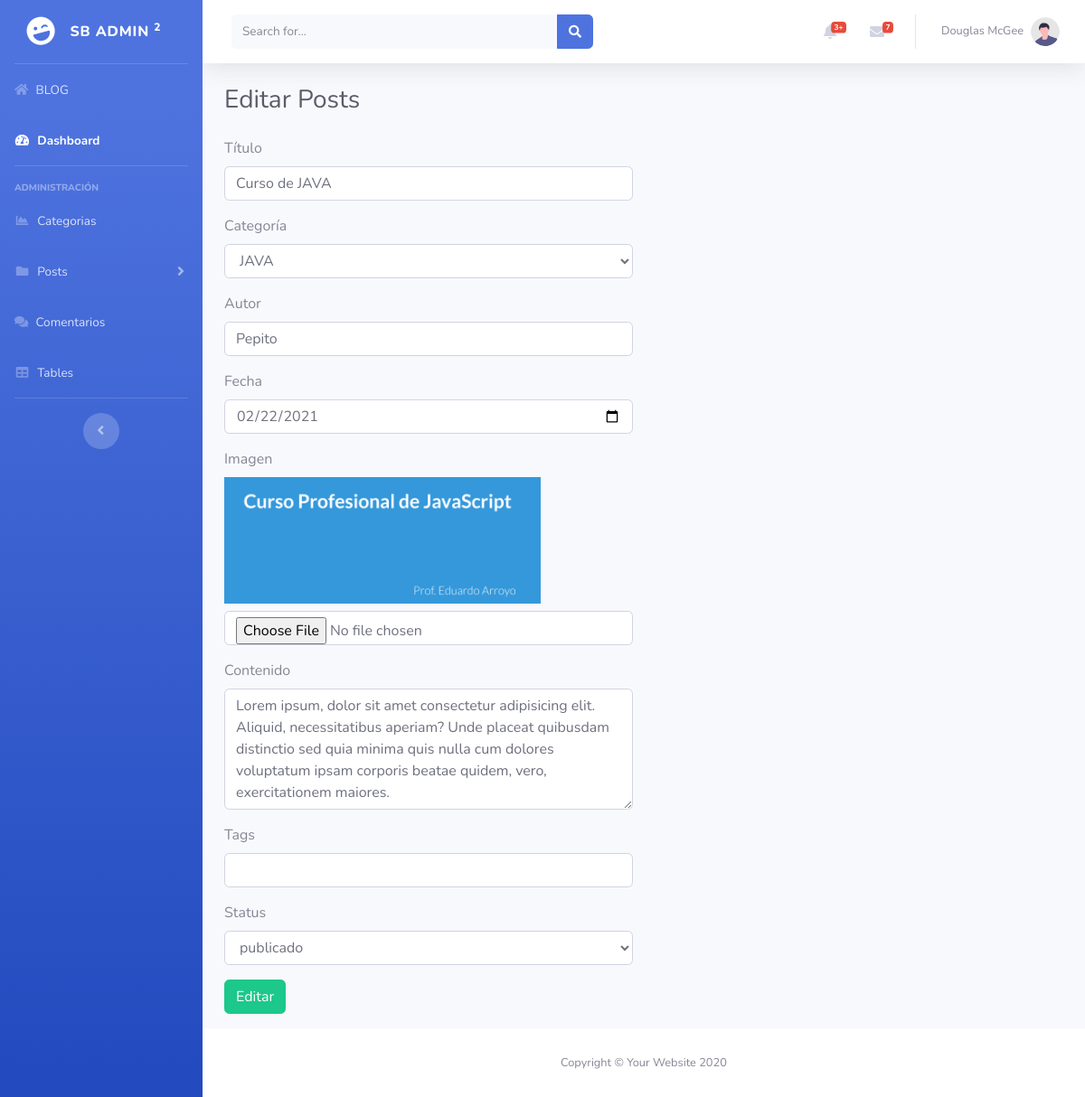
The app's page /admin/index.php?posts_edit=2 with its own data.
### tables this page shows
CREATE TABLE `posts` (
  `post_id` int(10) UNSIGNED NOT NULL,
  `post_cat_id` int(10) NOT NULL,
  `post_titulo` varchar(255) NOT NULL,
  `post_autor` varchar(50) NOT NULL,
  `post_fecha` date NOT NULL,
  `post_img` text NOT NULL,
  `post_contenido` text NOT NULL,
  `post_tag` varchar(255) NOT NULL,
  `post_vistas` int(11) NOT NULL,
  `post_status` varchar(20) NOT NULL
);

### recursos/funciones.php (called while the page is built, shortened)
<?php
    function f_query($sql){
        global $conexion;
        return mysqli_query($conexion,$sql);
    }
    function f_fetch_array($resultado){
        return mysqli_fetch_array($resultado);
    }
    function f_escape_string($string){
        global $conexion;
        return mysqli_real_escape_string($conexion, $string);
    }
?>

### recursos/plantillas/back/posts_edit.php (the view, shortened to what this page needs)
<?php
    if(isset($_GET['posts_edit'])){
        $post_id = f_escape_string(trim($_GET['posts_edit']));
        $query = f_query("SELECT * FROM posts WHERE post_id = {$post_id}");
        $fila = f_fetch_array($query);
    }
?>
<div class="d-sm-flex align-items-center justify-content-between mb-4">
    <h1 class="h3 mb-0 text-gray-800">Editar Posts</h1>
</div>
<div class="row">
    <div class="col-md-6">
        <form action="" method="post" enctype="multipart/form-data">
            <div class="form-group">
                <label for="">Título</label>
                <input
                    type="text"
                    class="form-control"
                    name="post_titulo"
                    value="<?php echo $fila['post_titulo']; ?>"
                >
            </div>
            <div class="form-group">
                <label for="">Categoría</label>
                <select name="post_cat_id" id="" class="form-control">
                    <?php
                        $query = f_query("SELECT * FROM categorias");
                        while($fila_categoria = f_fetch_array($query)){
                            $cat_id = f_escape_string(trim($fila_categoria['cat_id']));
                            $cat_nombre = f_escape_string(trim($fila_categoria['cat_nombre']));
                            if($cat_id == $fila['post_cat_id']){
                                echo "<option value='{$cat_id}' selected>{$cat_nombre}</option>";
                            }
                            else{
                                echo "<option value='{$cat_id}'>{$cat_nombre}</option>";
                            }
                        }
                    ?>
                </select>
            </div>
            <div class="form-group">
                <label for="">Autor</label>
                <input
                    type="text"
                    class="form-control"
                    name="post_autor"
                    value="<?php echo $fila['post_autor']; ?>"
                >
            </div>
            <div class="form-group">
                <label for="">Fecha</label>
                <input
                    type="date"
                    class="form-control"
                    name="post_fecha"
                    value="<?php echo $fila['post_fecha']; ?>"
                >
            </div>
            <div class="form-group">
                <label for="">Imagen</label>
                <br>
                <img src="../img/<?php echo $fila['post_img']; ?>" alt="" width="350" class="mb-2">
                <input type="file" class="form-control" name="post_img">
            </div>
            <div class="form-group">
                <label for="">Contenido</label>
                <textarea name="post_contenido" id="" cols="30" rows="5" class="form-control"><?php echo $fila['post_contenido']; ?></textarea>
            </div>
            <div class="form-group">
                <label for="">Tags</label>
                <input
                    type="text"
                    class="form-control"
                    name="post_tags"
                    value="<?php echo $fila['post_tags']; ?>"
                >
            </div>
            <div class="form-group">
                <label for="">Status</label>
                <select name="post_status" id="" class="form-control">
                    <option value="<?php echo $fila['post_status']; ?>" selected><?php echo $fila['post_status']; ?></option>
                </select>
            </div>
            <div class="form-group">
                <input type="submit" class="btn btn-success" name="guardar" value="Editar">
            </div>
        </form>
    </div>
</div>

### records on screen
posts: post_titulo "Curso de JAVA", post_autor "Pepito", post_fecha "02/22/2021", post_img (picture), post_contenido "Lorem ipsum, dolor sit amet consectetur adipisicing elit. Aliquid, necessitatibus aperiam? Unde placeat quibusdam distinctio sed quia minima quis nulla cum dolores voluptatum ipsam corporis beatae quidem, vero, exercitationem maiores.", post_status "publicado"

### other values on screen
form field post_cat_id "JAVA"
